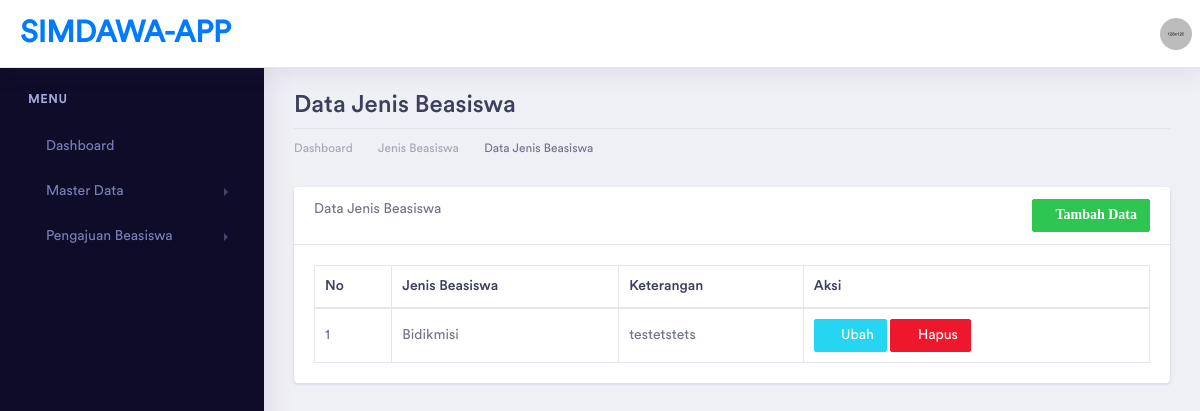
Before: /index.php/jenis with the older database file.
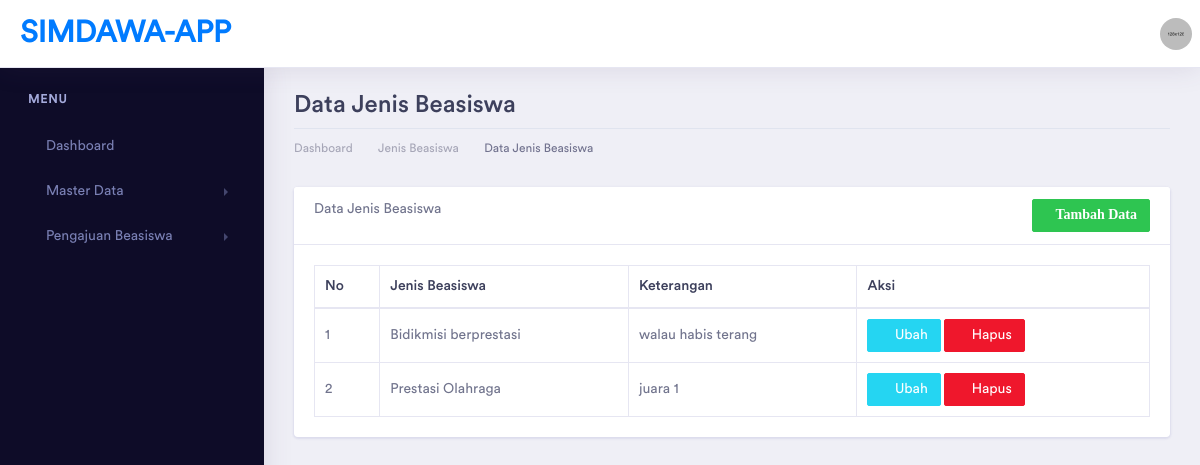
After: the same page with the newer database file.
### tables this page shows
CREATE TABLE `jenis_beasiswa` (
  `id` int(11) NOT NULL,
  `nama_jenis` varchar(50) DEFAULT NULL,
  `keterangan` varchar(100) DEFAULT NULL
);

### application/controllers/Jenis.php (called while the page is built, shortened)
<?php
class Jenis extends CI_Controller
{
    function __construct()
    {
        $this->load->model('JenisModel');
    }
    public function index()
    {
        $data['title'] = "Dashboard | SIMDAWA-APP";
        $data['jenis'] = $this->JenisModel->get_jenis();
        $this->load->view('template/header', $data);
        $this->load->view('template/sidebar');
        $this->load->view('jenis/jenis_read', $data);
        $this->load->view('template/footer');
    }
}

### index.php (called while the page is built, shortened)
<?php
require_once BASEPATH.'core/CodeIgniter.php';

### application/models/JenisModel.php (called while the page is built, shortened)
<?php
class JenisModel extends CI_Model
{
    private $tabel = "jenis_beasiswa";
    public function get_jenis()
    {
        return $this->db->get($this->tabel)->result();
    }
}

### application/views/jenis/jenis_read.php (the view, shortened to what this page needs)
<div class="dashboard-wrapper">
    <div class="container-fluid dashboard-content">
        <div class="row">
            <div class="col-xl-12 col-lg-12 col-md-12 col-sm-12 col-12">
                <div class="page-header">
                    <h2 class="pageheader-title">Data Jenis Beasiswa </h2>
                    <div class="page-breadcrumb">
                        <nav aria-label="breadcrumb">
                            <ol class="breadcrumb">
                                <li class="breadcrumb-item"><a href="<?= base_url('home') ?>" class="breadcrumb-link">Dashboard</a></li>
                                <li class="breadcrumb-item"><a href="<?= base_url('jenis') ?>" class="breadcrumb-link">Jenis Beasiswa</a></li>
                                <li class="breadcrumb-item active" aria-current="page">Data Jenis Beasiswa</li>
                            </ol>
                        </nav>
                    </div>
                </div>
            </div>
        </div>
        <div class="row">
            <div class="col-xl-12 col-lg-12 col-md-12 col-sm-12 col-12">
                <div class="card">
                    <div class="card-header">
                        Data Jenis Beasiswa
                        <a href="<?= base_url('jenis/tambah') ?>" class="btn btn-sm btn-success float-right">
                            <i class="fas fa-plus">Tambah Data</i></a>
                    </div>
                    <div class="card-body">
                        <table class="table table-bordered" id="mytabel">
                            <thead>
                                <tr>
                                    <th>No</th>
                                    <th>Jenis Beasiswa</th>
                                    <th>Keterangan</th>
                                    <th>Aksi</th>
                                </tr>
                            </thead>
                            <tbody>
                                <?php $no = 1;
                                foreach ($jenis as $a) {
                                ?>
                                    <tr>
                                        <td><?= $no++ ?></td>
                                        <td><?= $a->nama_jenis ?></td>
                                        <td><?= $a->keterangan ?></td>
                                        <td>
                                            <a href="<?= base_url('jenis/ubah/' . $a->id) ?>" class="btn btn-sm btn-info"><i class="fas fa-edit"></i> Ubah</a>
                                            <a href="<?= base_url('jenis/hapus/' . $a->id) ?>" class="btn btn-sm btn-danger" onclick="return confirm('Ingin hapus data ini?')"><i class="fas fa-trash"></i> Hapus</a>
                                        </td>
                                    </tr>
                                <?php
                                }
                                ?>
                            </tbody>
                        </table>
                    </div>
                </div>
            </div>
        </div>
    </div>
</div>

Changed rows visible on the page:
changed jenis_beasiswa: nama_jenis "Bidikmisi" → "Bidikmisi berprestasi"; keterangan "testetstets" → "walau habis terang"
added jenis_beasiswa: nama_jenis "Prestasi Olahraga", keterangan "juara 1"
